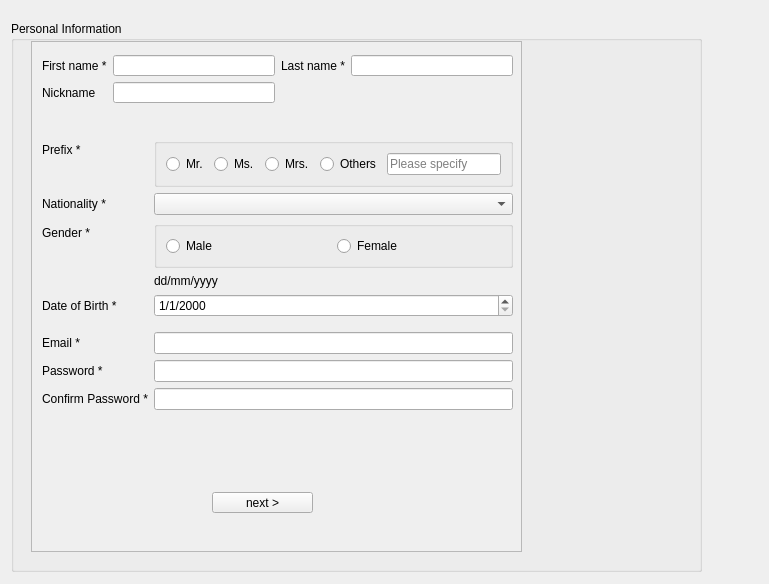
<?xml version="1.0" encoding="UTF-8"?>
<ui version="4.0">
 <class>Form</class>
 <widget class="QWidget" name="Form">
  <property name="geometry">
   <rect>
    <x>0</x>
    <y>0</y>
    <width>769</width>
    <height>584</height>
   </rect>
  </property>
  <property name="windowTitle">
   <string>Form</string>
  </property>
  <layout class="QVBoxLayout" name="verticalLayout">
   <item>
    <widget class="QStackedWidget" name="stackedWidget">
     <property name="styleSheet">
      <string notr="true"/>
     </property>
     <property name="frameShadow">
      <enum>QFrame::Sunken</enum>
     </property>
     <property name="currentIndex">
      <number>0</number>
     </property>
     <widget class="QWidget" name="page1">
      <widget class="QLabel" name="profile_picture_2">
       <property name="geometry">
        <rect>
         <x>520</x>
         <y>30</y>
         <width>131</width>
         <height>141</height>
        </rect>
       </property>
       <property name="text">
        <string/>
       </property>
       <property name="pixmap">
        <pixmap>../resources/bg_player_profile_default_big.png</pixmap>
       </property>
       <property name="scaledContents">
        <bool>true</bool>
       </property>
      </widget>
      <widget class="QGroupBox" name="Registration">
       <property name="geometry">
        <rect>
         <x>0</x>
         <y>10</y>
         <width>691</width>
         <height>551</height>
        </rect>
       </property>
       <property name="title">
        <string>Personal Information</string>
       </property>
       <widget class="QLabel" name="label_4">
        <property name="geometry">
         <rect>
          <x>540</x>
          <y>20</y>
          <width>131</width>
          <height>161</height>
         </rect>
        </property>
        <property name="cursor">
         <cursorShape>PointingHandCursor</cursorShape>
        </property>
        <property name="text">
         <string/>
        </property>
        <property name="pixmap">
         <pixmap resource="../Resources.qrc">:/images/bg_person.png</pixmap>
        </property>
        <property name="scaledContents">
         <bool>true</bool>
        </property>
       </widget>
       <widget class="QScrollArea" name="scrollArea_3">
        <property name="geometry">
         <rect>
          <x>20</x>
          <y>20</y>
          <width>491</width>
          <height>511</height>
         </rect>
        </property>
        <property name="lineWidth">
         <number>0</number>
        </property>
        <property name="widgetResizable">
         <bool>true</bool>
        </property>
        <widget class="QWidget" name="scrollAreaWidgetContents_3">
         <property name="geometry">
          <rect>
           <x>0</x>
           <y>0</y>
           <width>489</width>
           <height>509</height>
          </rect>
         </property>
         <widget class="QWidget" name="layoutWidget_2">
          <property name="geometry">
           <rect>
            <x>10</x>
            <y>96</y>
            <width>471</width>
            <height>311</height>
           </rect>
          </property>
          <layout class="QFormLayout" name="formLayout_13">
           <property name="fieldGrowthPolicy">
            <enum>QFormLayout::AllNonFixedFieldsGrow</enum>
           </property>
           <item row="0" column="1">
            <widget class="QGroupBox" name="prefix">
             <property name="title">
              <string/>
             </property>
             <layout class="QHBoxLayout" name="horizontalLayout">
              <item>
               <widget class="QRadioButton" name="mr_rBtt">
                <property name="text">
                 <string>Mr.</string>
                </property>
               </widget>
              </item>
              <item>
               <widget class="QRadioButton" name="ms_rBtt">
                <property name="text">
                 <string>Ms.</string>
                </property>
               </widget>
              </item>
              <item>
               <widget class="QRadioButton" name="mrs_rbtt">
                <property name="text">
                 <string>Mrs.</string>
                </property>
               </widget>
              </item>
              <item>
               <widget class="QRadioButton" name="others_rBtt">
                <property name="text">
                 <string>Others</string>
                </property>
               </widget>
              </item>
              <item>
               <widget class="QLineEdit" name="lineEdit_7">
                <property name="dragEnabled">
                 <bool>false</bool>
                </property>
                <property name="readOnly">
                 <bool>true</bool>
                </property>
                <property name="placeholderText">
                 <string>Please specify</string>
                </property>
               </widget>
              </item>
             </layout>
            </widget>
           </item>
           <item row="2" column="0">
            <widget class="QLabel" name="label_2">
             <property name="text">
              <string>Nationality *</string>
             </property>
            </widget>
           </item>
           <item row="2" column="1">
            <widget class="QComboBox" name="nationality"/>
           </item>
           <item row="3" column="0">
            <widget class="QLabel" name="label_37">
             <property name="text">
              <string>Gender *</string>
             </property>
            </widget>
           </item>
           <item row="3" column="1">
            <widget class="QGroupBox" name="gender_gropbox">
             <property name="minimumSize">
              <size>
               <width>0</width>
               <height>30</height>
              </size>
             </property>
             <property name="title">
              <string/>
             </property>
             <layout class="QHBoxLayout" name="horizontalLayout_2">
              <item>
               <widget class="QRadioButton" name="male_radioButton_3">
                <property name="text">
                 <string>Male</string>
                </property>
               </widget>
              </item>
              <item>
               <widget class="QRadioButton" name="female_radioButton_2">
                <property name="text">
                 <string>Female</string>
                </property>
               </widget>
              </item>
             </layout>
            </widget>
           </item>
           <item row="4" column="1">
            <widget class="QLabel" name="label_38">
             <property name="text">
              <string>dd/mm/yyyy</string>
             </property>
            </widget>
           </item>
           <item row="5" column="0">
            <widget class="QLabel" name="label_39">
             <property name="text">
              <string>Date of Birth *</string>
             </property>
            </widget>
           </item>
           <item row="5" column="1">
            <widget class="QDateEdit" name="birth_date">
             <property name="displayFormat">
              <string>d/M/yyyy</string>
             </property>
            </widget>
           </item>
           <item row="7" column="0">
            <widget class="Line" name="line_9">
             <property name="orientation">
              <enum>Qt::Horizontal</enum>
             </property>
            </widget>
           </item>
           <item row="8" column="0">
            <widget class="QLabel" name="label_3">
             <property name="text">
              <string>Email *</string>
             </property>
             <property name="alignment">
              <set>Qt::AlignLeading|Qt::AlignLeft|Qt::AlignVCenter</set>
             </property>
            </widget>
           </item>
           <item row="8" column="1">
            <widget class="QLineEdit" name="email_address"/>
           </item>
           <item row="9" column="0">
            <widget class="QLabel" name="label_41">
             <property name="text">
              <string>Password *</string>
             </property>
            </widget>
           </item>
           <item row="9" column="1">
            <widget class="QLineEdit" name="password">
             <property name="inputMask">
              <string notr="true"/>
             </property>
             <property name="text">
              <string notr="true"/>
             </property>
            </widget>
           </item>
           <item row="10" column="0">
            <widget class="QLabel" name="label_42">
             <property name="text">
              <string>Confirm Password *</string>
             </property>
            </widget>
           </item>
           <item row="10" column="1">
            <widget class="QLineEdit" name="confirm_password">
             <property name="inputMethodHints">
              <set>Qt::ImhHiddenText|Qt::ImhNoAutoUppercase|Qt::ImhNoPredictiveText|Qt::ImhSensitiveData</set>
             </property>
             <property name="echoMode">
              <enum>QLineEdit::Password</enum>
             </property>
            </widget>
           </item>
           <item row="11" column="0">
            <widget class="Line" name="line_10">
             <property name="orientation">
              <enum>Qt::Horizontal</enum>
             </property>
            </widget>
           </item>
           <item row="0" column="0">
            <widget class="QLabel" name="label">
             <property name="text">
              <string>Prefix *</string>
             </property>
             <property name="margin">
              <number>0</number>
             </property>
            </widget>
           </item>
          </layout>
         </widget>
         <widget class="QPushButton" name="next">
          <property name="geometry">
           <rect>
            <x>180</x>
            <y>450</y>
            <width>101</width>
            <height>21</height>
           </rect>
          </property>
          <property name="text">
           <string>next &gt;</string>
          </property>
         </widget>
         <widget class="QWidget" name="layoutWidget">
          <property name="geometry">
           <rect>
            <x>10</x>
            <y>13</y>
            <width>471</width>
            <height>48</height>
           </rect>
          </property>
          <layout class="QGridLayout" name="gridLayout">
           <item row="0" column="0">
            <widget class="QLabel" name="label_43">
             <property name="text">
              <string>First name *</string>
             </property>
            </widget>
           </item>
           <item row="0" column="1">
            <widget class="QLineEdit" name="firstname"/>
           </item>
           <item row="0" column="2">
            <widget class="QLabel" name="label_44">
             <property name="text">
              <string>Last name *</string>
             </property>
            </widget>
           </item>
           <item row="0" column="3">
            <widget class="QLineEdit" name="lastname"/>
           </item>
           <item row="1" column="0">
            <widget class="QLabel" name="label_5">
             <property name="text">
              <string>Nickname</string>
             </property>
            </widget>
           </item>
           <item row="1" column="1">
            <widget class="QLineEdit" name="nickname"/>
           </item>
          </layout>
         </widget>
        </widget>
       </widget>
      </widget>
     </widget>
     <widget class="QWidget" name="page">
      <layout class="QGridLayout" name="gridLayout_2">
       <item row="0" column="0">
        <widget class="QGroupBox" name="groupBox">
         <property name="title">
          <string>Student Information</string>
         </property>
         <layout class="QFormLayout" name="formLayout">
          <item row="0" column="0">
           <widget class="QLabel" name="label_9">
            <property name="text">
             <string>Student ID</string>
            </property>
           </widget>
          </item>
          <item row="0" column="1">
           <widget class="QLineEdit" name="lineEdit_5"/>
          </item>
          <item row="1" column="0">
           <widget class="QLabel" name="label_10">
            <property name="text">
             <string>Academic Year</string>
            </property>
           </widget>
          </item>
          <item row="1" column="1">
           <widget class="QLineEdit" name="lineEdit_3"/>
          </item>
          <item row="2" column="0">
           <widget class="QLabel" name="label_13">
            <property name="text">
             <string>Study Track</string>
            </property>
           </widget>
          </item>
          <item row="2" column="1">
           <widget class="QLineEdit" name="lineEdit_2"/>
          </item>
          <item row="3" column="0">
           <widget class="QLabel" name="label_11">
            <property name="text">
             <string>Faculty</string>
            </property>
           </widget>
          </item>
          <item row="3" column="1">
           <widget class="QLineEdit" name="lineEdit"/>
          </item>
          <item row="4" column="0">
           <widget class="QLabel" name="label_12">
            <property name="text">
             <string>Department</string>
            </property>
           </widget>
          </item>
          <item row="4" column="1">
           <widget class="QLineEdit" name="lineEdit_4"/>
          </item>
         </layout>
        </widget>
       </item>
       <item row="1" column="0">
        <layout class="QHBoxLayout" name="horizontalLayout_3">
         <item>
          <widget class="QPushButton" name="backBtt">
           <property name="text">
            <string>&lt; Back</string>
           </property>
          </widget>
         </item>
         <item>
          <widget class="QPushButton" name="finish">
           <property name="text">
            <string>Finish</string>
           </property>
          </widget>
         </item>
        </layout>
       </item>
      </layout>
      <zorder>groupBox</zorder>
      <zorder>backBtt</zorder>
      <zorder></zorder>
     </widget>
    </widget>
   </item>
  </layout>
 </widget>
 <resources>
  <include location="../Resources.qrc"/>
 </resources>
 <connections/>
</ui>
